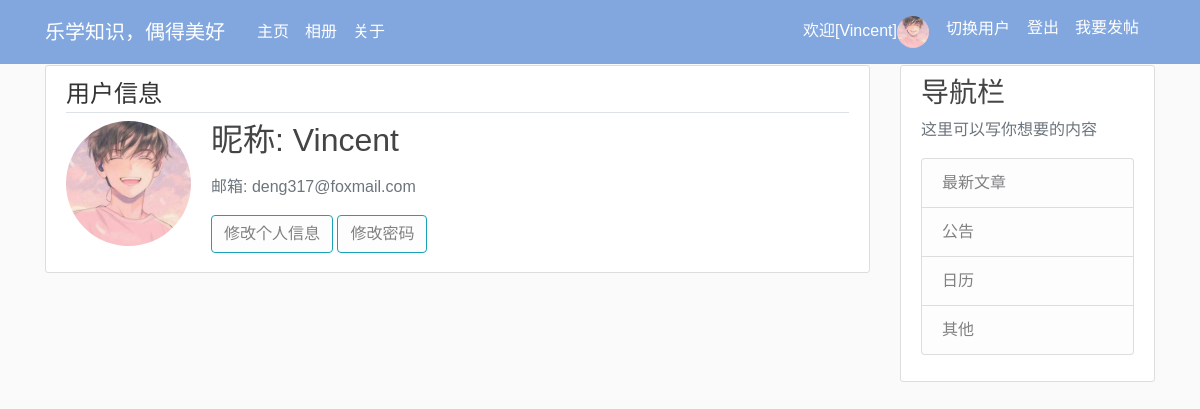
Page /account (signed in) on the committed database.
### web_files/dbmodel.py (models this page shows, shortened)
class User(db.Model,UserMixin):
    id = db.Column(db.Integer,primary_key=True)
    username = db.Column(db.String(30),nullable=False)
    email = db.Column(db.String(100),unique = True,nullable = False)
    image = db.Column(db.String(120),nullable = False,default = 'default.jpg')
    password = db.Column(db.String(100),nullable = False)
    posts = db.relationship('Post',backref = 'author',lazy = True)
    pictures = db.relationship('Picture',backref = 'author',lazy = True)

### web_files/routes.py (the view)
@app.route('/account')
@login_required
def account():
    image_file =url_for("static",filename="pic/"+current_user.image)
    return render_template('account.html',image_file=image_file)

### web_files/dbmodel.py (called while the page is built)
@login_manager.user_loader
def load_user(userID):
    return User.query.get(int(userID))

### web_files/Templates/account.html
{% extends "general_layout.html" %}
{% block content %}
    <div class="content-section">
        <legend class="border-bottom">用户信息</legend>
        <div class="media">
            <img class='account-img rounded-circle' src="{{ image_file }}" alt="mdo" width="32" height="32" class="rounded-circle">
            <div class="media-body">
                <h2 class="form-group">昵称: {{ current_user.username }}</h2>
                <p class="text-secondary">邮箱: {{ current_user.email }}</p>
                <a class="btn btn-outline-info list-group-item-light" href="{{ url_for ('update_info')}}">修改个人信息</a>
                <a class="btn btn-outline-info list-group-item-light" href="{{ url_for ('update_password')}}">修改密码</a>
            </div>
        </div>
    </div>
{% endblock content %}

### web_files/Templates/general_layout.html (shortened to what this page needs)
<!DOCTYPE html>
<html lang="en">
<head>
  <link rel="stylesheet" href="https://maxcdn.bootstrapcdn.com/bootstrap/4.0.0/css/bootstrap.min.css">
  <link rel="stylesheet" type="text/css" href="{{url_for('static',filename='main.css')}}">
</head>
<body>
  <header class="site-header">
    <nav class="navbar navbar-expand-md navbar-dark bg-steel">
      <div class="container">
        <a class="navbar-brand mr-4" href="/">乐学知识，偶得美好</a>
        <div class="collapse navbar-collapse" id="navbarToggle">
          <div class="navbar-nav mr-auto">
            <a class="nav-item nav-link" href="{{ url_for('index')}}">主页</a>
            <a class="nav-item nav-link" href="/products">相册</a>
            <a class="nav-item nav-link" href="{{ url_for('about')}}">关于</a>
          </div>
          <div class="nav navbar-nav me-auto mr-2">
          {% if current_user.is_authenticated %}
              <a class="nav-item nav-link" href="{{ url_for('account')}}">欢迎[{{ current_user.username }}]<img class='rounded-circle' src="{{ url_for('static',filename='pic/')}}{{ current_user.image }}" alt="mdo" width="32" height="32" class="rounded-circle"></a>
              <form action="{{ url_for('change_account') }}" method="POST">
                <button class="btn btn-link nav-item nav-link" type="submit">切换用户</button>
              </form>
              <a class="nav-item nav-link" href="{{ url_for('logout')}}">登出</a>
            {% else %}
              <a class="nav-item nav-link" href="/login">登录</a>
              <a class="nav-item nav-link" href="/register">注册</a>
            {% endif %}
            <a class="nav-item nav-link" href="{{ url_for('addpost')}}">我要发帖</a>
          </div>
        </div>
      </div>
    </nav>
  </header>
  <main role="main" class="container">
    <div class="row">
      <div class="col-md-8">
      </div>
      <div class="col-md-9">
        {% block content %}{% endblock %}
      </div>
      <div class="col-md-3">
        <div class="content-section">
          <h3>导航栏</h3>
          <p class='text-muted'>这里可以写你想要的内容
            <ul class="list-group">
              <li class="list-group-item list-group-item-light">最新文章</li>
              <li class="list-group-item list-group-item-light">公告</li>
              <li class="list-group-item list-group-item-light">日历</li>
              <li class="list-group-item list-group-item-light">其他</li>
            </ul>
          </p>
        </div>
      </div>
    </div>
  </main>
</body>
</html>

### web_files/static/main.css (style rules this page uses)
body { background: #fafafa; color: #333333; margin-top: 5rem; margin: 0px; padding: 0px; font-family: Arial }
h1, h2, h3, h4, h5, h6 { color: #444444; }
.bg-steel { background-color: #82a7df; }
.site-header .navbar-nav .nav-link { color: #ffffff; }
.content-section { background: #ffffff; padding: 10px 20px; border: 1px solid #dddddd; border-radius: 3px; margin-bottom: 20px; }
.account-img { height: 125px; width: 125px; margin-right: 20px; margin-bottom: 16px; }

### rows in the picture
User: username "Vincent", image (picture), email "deng317@foxmail.com"
